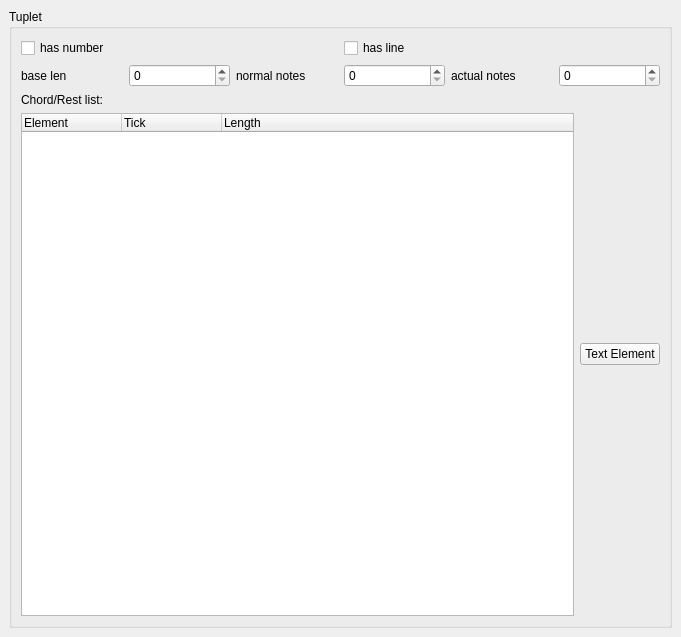
<ui version="4.0" >
 <class>TupletBase</class>
 <widget class="QWidget" name="TupletBase" >
  <property name="geometry" >
   <rect>
    <x>0</x>
    <y>0</y>
    <width>681</width>
    <height>637</height>
   </rect>
  </property>
  <property name="windowTitle" >
   <string>Form</string>
  </property>
  <layout class="QVBoxLayout" >
   <property name="margin" >
    <number>9</number>
   </property>
   <property name="spacing" >
    <number>6</number>
   </property>
   <item>
    <layout class="QHBoxLayout" >
     <property name="margin" >
      <number>0</number>
     </property>
     <property name="spacing" >
      <number>6</number>
     </property>
    </layout>
   </item>
   <item>
    <layout class="QVBoxLayout" >
     <property name="margin" >
      <number>0</number>
     </property>
     <property name="spacing" >
      <number>6</number>
     </property>
    </layout>
   </item>
   <item>
    <widget class="QGroupBox" name="groupBox" >
     <property name="title" >
      <string>Tuplet</string>
     </property>
     <property name="flat" >
      <bool>true</bool>
     </property>
     <layout class="QGridLayout" >
      <property name="margin" >
       <number>9</number>
      </property>
      <property name="spacing" >
       <number>6</number>
      </property>
      <item row="0" column="0" colspan="2" >
       <layout class="QHBoxLayout" >
        <property name="margin" >
         <number>0</number>
        </property>
        <property name="spacing" >
         <number>6</number>
        </property>
        <item>
         <widget class="QCheckBox" name="hasNumber" >
          <property name="text" >
           <string>has number</string>
          </property>
         </widget>
        </item>
        <item>
         <widget class="QCheckBox" name="hasLine" >
          <property name="text" >
           <string>has line</string>
          </property>
         </widget>
        </item>
       </layout>
      </item>
      <item row="1" column="0" colspan="2" >
       <layout class="QHBoxLayout" >
        <property name="margin" >
         <number>0</number>
        </property>
        <property name="spacing" >
         <number>6</number>
        </property>
        <item>
         <widget class="QLabel" name="label" >
          <property name="text" >
           <string>base len</string>
          </property>
         </widget>
        </item>
        <item>
         <widget class="QSpinBox" name="baseLen" />
        </item>
        <item>
         <widget class="QLabel" name="label_2" >
          <property name="text" >
           <string>normal notes</string>
          </property>
         </widget>
        </item>
        <item>
         <widget class="QSpinBox" name="normalNotes" />
        </item>
        <item>
         <widget class="QLabel" name="label_3" >
          <property name="text" >
           <string>actual notes</string>
          </property>
         </widget>
        </item>
        <item>
         <widget class="QSpinBox" name="actualNotes" />
        </item>
       </layout>
      </item>
      <item row="2" column="0" >
       <widget class="QLabel" name="label_4" >
        <property name="text" >
         <string>Chord/Rest list:</string>
        </property>
       </widget>
      </item>
      <item rowspan="2" row="2" column="1" >
       <widget class="QPushButton" name="number" >
        <property name="text" >
         <string>Text Element</string>
        </property>
       </widget>
      </item>
      <item row="3" column="0" >
       <widget class="QTreeWidget" name="elements" >
        <property name="indentation" >
         <number>0</number>
        </property>
        <property name="rootIsDecorated" >
         <bool>false</bool>
        </property>
        <property name="uniformRowHeights" >
         <bool>true</bool>
        </property>
        <property name="itemsExpandable" >
         <bool>false</bool>
        </property>
        <property name="allColumnsShowFocus" >
         <bool>true</bool>
        </property>
        <column>
         <property name="text" >
          <string>Element</string>
         </property>
        </column>
        <column>
         <property name="text" >
          <string>Tick</string>
         </property>
        </column>
        <column>
         <property name="text" >
          <string>Length</string>
         </property>
        </column>
       </widget>
      </item>
     </layout>
    </widget>
   </item>
  </layout>
 </widget>
 <resources/>
 <connections/>
</ui>
